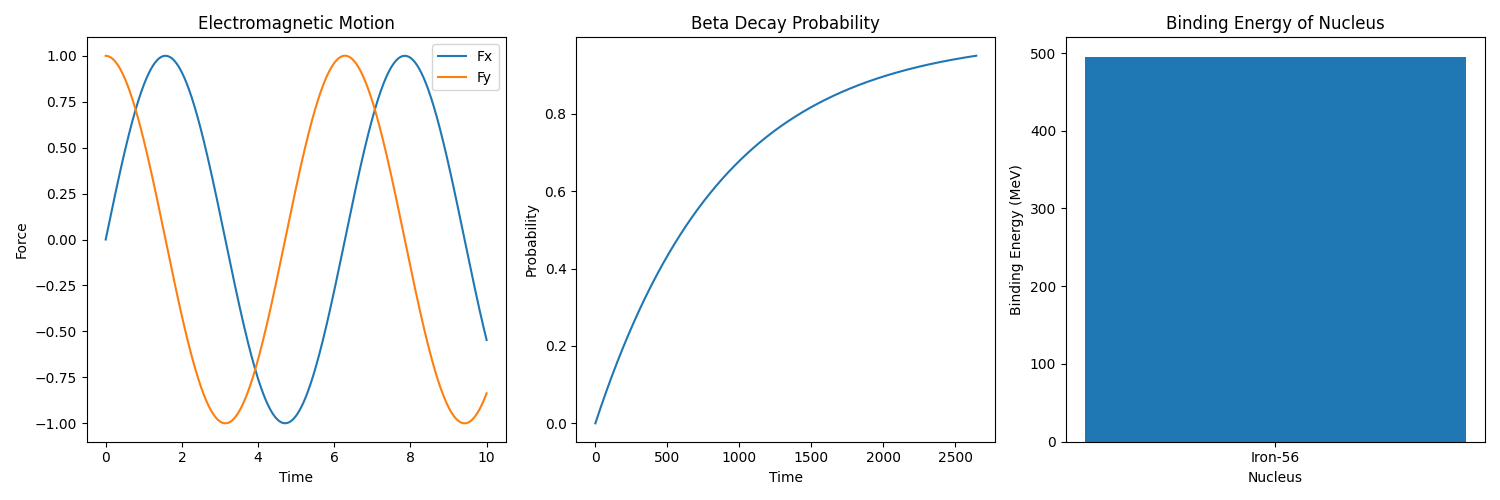

Write the Python code that produced this figure.
# The Grand Unified Theory (GUT) is a theoretical framework in physics that aims to unify the three fundamental forces 
# (electromagnetic, weak nuclear, and strong nuclear forces) into a single theoretical framework. 
# While a complete GUT is not yet established in physics, we can illustrate aspects of these forces separately.

import numpy as np
import matplotlib.pyplot as plt
from scipy.integrate import solve_ivp

# 1. Electromagnetic Force: Illustrated through the motion of a charged particle in a magnetic field (Lorentz Force).
def electromagnetic_motion(t, state, q, B):
    vx, vy, vz = state  # Velocity components of the charged particle
    # Lorentz force components (assuming a uniform magnetic field in the z-direction)
    Fx = q * (vy * B)
    Fy = -q * (vx * B)
    Fz = 0
    return [Fx, Fy, Fz]

# Charge and magnetic field strength
q = 1.0  # Charge of the particle
B = 1.0  # Magnetic field strength

# Initial conditions: velocity of the charged particle
initial_velocity = [0, 1, 0]  # Initial velocity

# Time array
t_span_em = [0, 10]
t_eval_em = np.linspace(*t_span_em, 1000)

# Solve for electromagnetic motion
solution_em = solve_ivp(electromagnetic_motion, t_span_em, initial_velocity, args=(q, B),
                        t_eval=t_eval_em, method='RK45')

# 2. Weak Nuclear Force: Illustrated through beta decay process (simplified model).
# Beta decay is a process where a neutron decays into a proton, emitting an electron and an antineutrino.
# For simplicity, we represent this as a time-dependent probability function.

def beta_decay_probability(t, tau):
    return 1 - np.exp(-t / tau)

# Mean lifetime of a neutron (in seconds)
tau_neutron = 881.5

# Time array for beta decay
t_beta_decay = np.linspace(0, tau_neutron * 3, 1000)

# Calculate beta decay probability
p_beta_decay = beta_decay_probability(t_beta_decay, tau_neutron)

# 3. Strong Nuclear Force: Illustrated through the binding energy of a nucleus (Semi-Empirical Mass Formula).
def binding_energy(A, Z):
    # Constants in the semi-empirical mass formula
    a_v = 15.75
    a_s = 17.8
    a_c = 0.711
    a_sym = 23.7
    a_p = 11.2

    # Binding energy formula
    B = (a_v * A - a_s * A**(2/3) - a_c * Z * (Z - 1) / A**(1/3) -
         a_sym * (A - 2*Z)**2 / A)
    # Pairing term
    if A % 2 == 0:
        if Z % 2 == 0:
            B += a_p / A**(1/2)
        else:
            B -= a_p / A**(1/2)
    return B

# Example nucleus (Iron-56)
A_iron = 56
Z_iron = 26

# Calculate binding energy
B_iron = binding_energy(A_iron, Z_iron)

# Plotting
plt.figure(figsize=(15, 5))

# Electromagnetic Force Plot
plt.subplot(1, 3, 1)
plt.plot(solution_em.t, solution_em.y[0], label='Fx')
plt.plot(solution_em.t, solution_em.y[1], label='Fy')
plt.title("Electromagnetic Motion")
plt.xlabel("Time")
plt.ylabel("Force")
plt.legend()

# Weak Nuclear Force Plot
plt.subplot(1, 3, 2)
plt.plot(t_beta_decay, p_beta_decay)
plt.title("Beta Decay Probability")
plt.xlabel("Time")
plt.ylabel("Probability")

# Strong Nuclear Force Plot
plt.subplot(1, 3, 3)
plt.bar(["Iron-56"], [B_iron])
plt.title("Binding Energy of Nucleus")
plt.xlabel("Nucleus")
plt.ylabel("Binding Energy (MeV)")

plt.tight_layout()
plt.show()

B_iron
